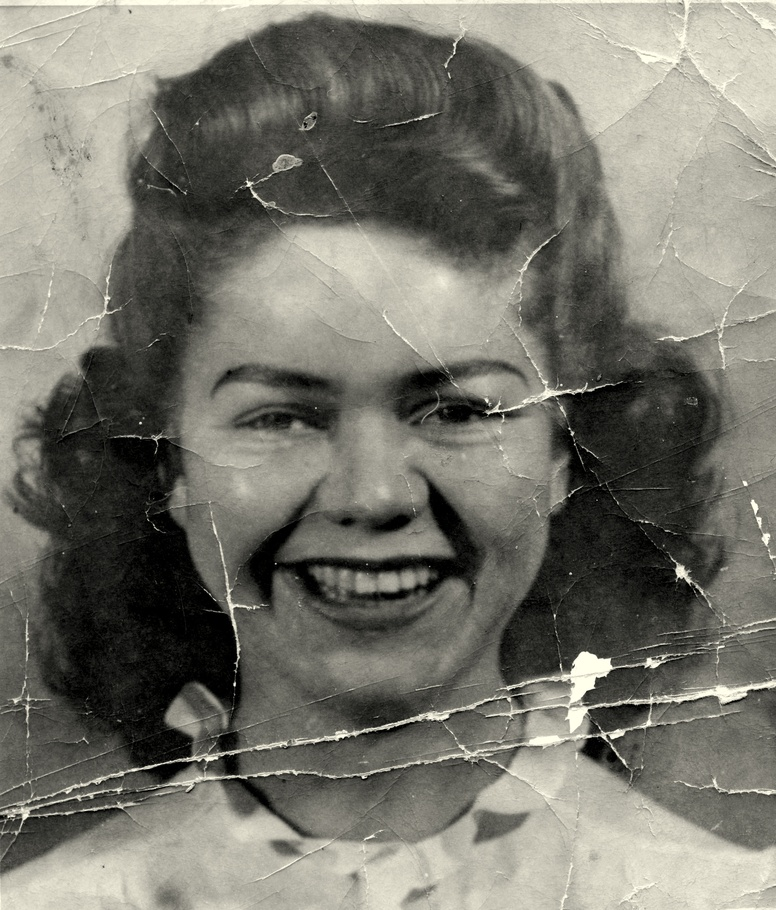
#> input picture testimages/img_10.jpg, 776 x 910 px, shrunk from 2691 x 3156 before the run
$ jupyter execute mask2.ipynb
#> lines starting #> are read from the running program, lines starting #| are printed output that depends on the picture; after the words box and inside, x2 and y2 are one past the last pixel; in counts of white or black regions, pixels touching at a corner belong together
[cell 1]
# Imports
import cv2
import numpy as np
from PIL import Image
from matplotlib import pyplot as plt

[cell 2]
# Define o caminho e inicializa a imagem
path = '../testimages/'
source = 'img_10'
extension = '.jpg'
image = Image.open(path+source+extension)
#> image is the input picture: PIL image 776x910 RGB; mean R, G, B 118.8, 117.7, 108.5
image = np.asarray(image)
plt.imshow(image)

[cell 3]
#create HSV and grayscale formats
hsv = cv2.cvtColor(image, cv2.COLOR_BGR2HSV)
#> hsv: shape (910, 776, 3); mean H, S, V 90.1, 25.9, 119
gray = cv2.cvtColor(image, cv2.COLOR_BGR2GRAY)

#define variables used in masking
max_gray = np.amax(gray)
#> max_gray = 253
min_color = np.array([0,0,max_gray-60])
#> min_color = [0, 0, 193]
max_color = np.array([255,60,max_gray])
#> max_color = [255, 60, 253]

#create initial region mask
reg = cv2.inRange(hsv, min_color, max_color)
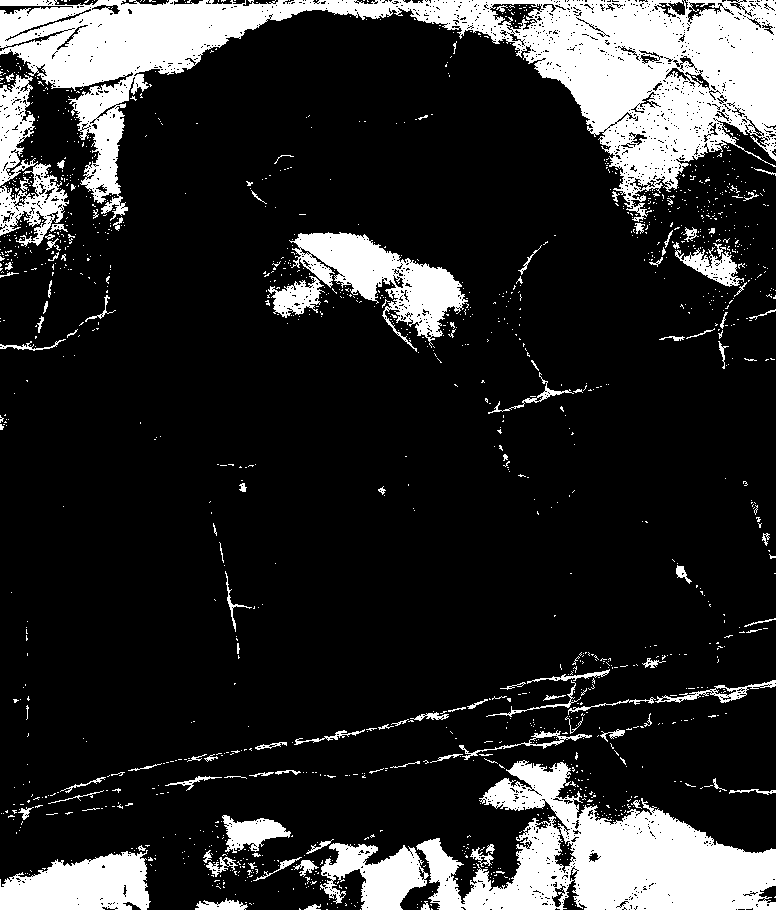
#> reg: shape (910, 776); 17.3% white; 1466 white regions (1347 under 20 px), largest, box (x1, y1, x2, y2) and area: (0, 0, 776, 222) 56898, (416, 760, 776, 910) 26155, (289, 232, 468, 352) 8061

plt.imshow(reg, cmap="gray")

[cell 4]
#blur the image for better line detection
blur = cv2.GaussianBlur(gray,(3, 3),0)

#define morphologial transformation kernel
kernel = np.ones((3,3),np.uint8)

#create edges and dilate to get better results
edges = cv2.Canny(gray, 100, 150)
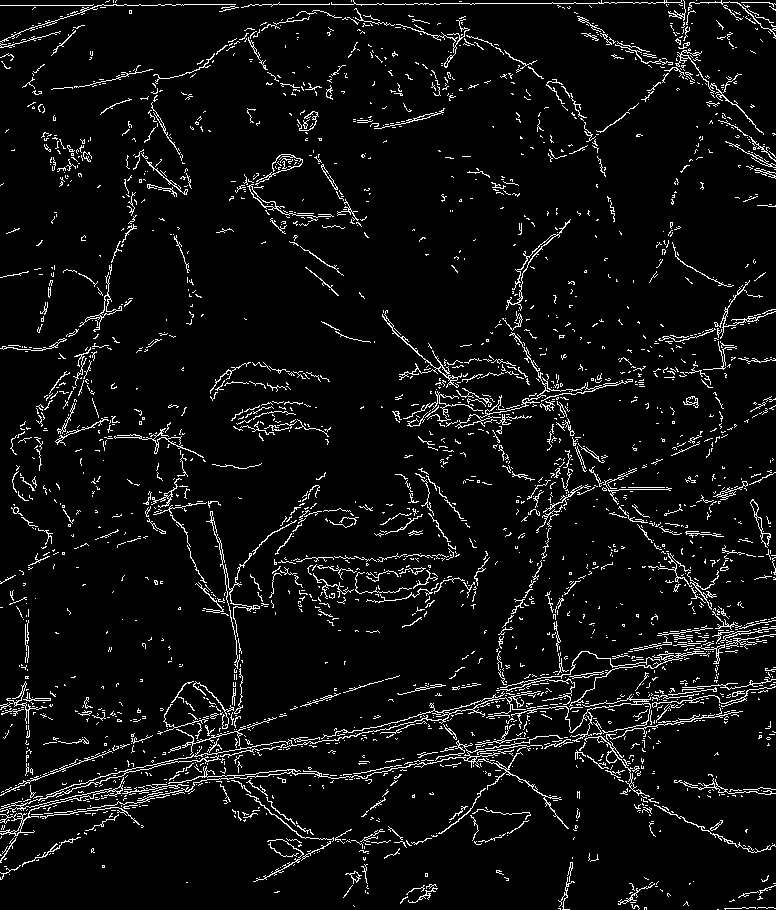
#> edges: shape (910, 776); 5.8% white in thin lines or dots
edges = cv2.dilate(edges, kernel)
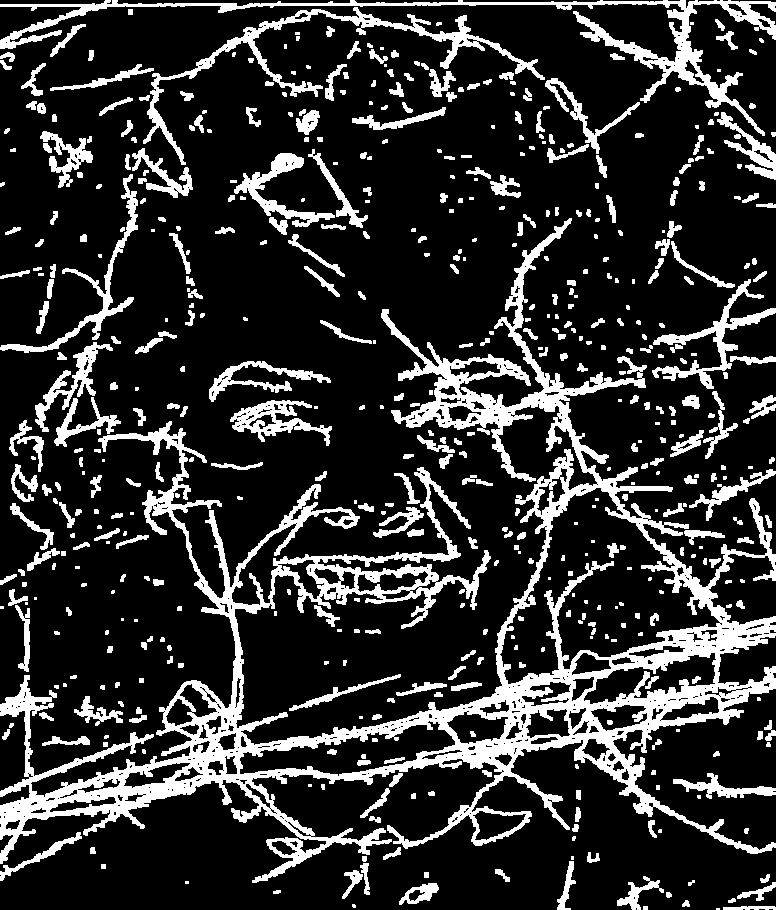
#> edges: shape (910, 776); 18.9% white; 551 white regions (132 under 20 px), largest, box (x1, y1, x2, y2) and area: (0, 218, 776, 883) 70232, (0, 0, 776, 136) 7983, (143, 7, 545, 165) 4663
plt.imshow(edges, cmap="gray")

[cell 5]
#intersection of region and edges
mask = reg & edges
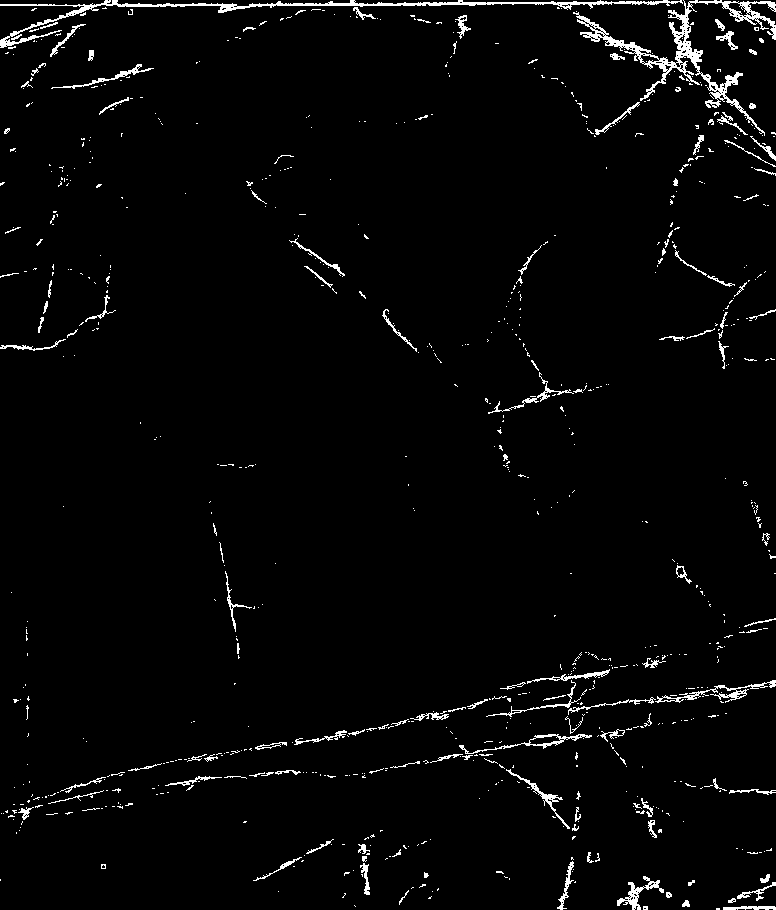
#> mask: shape (910, 776); 2.6% white in thin lines or dots
mask = cv2.dilate(mask, kernel)
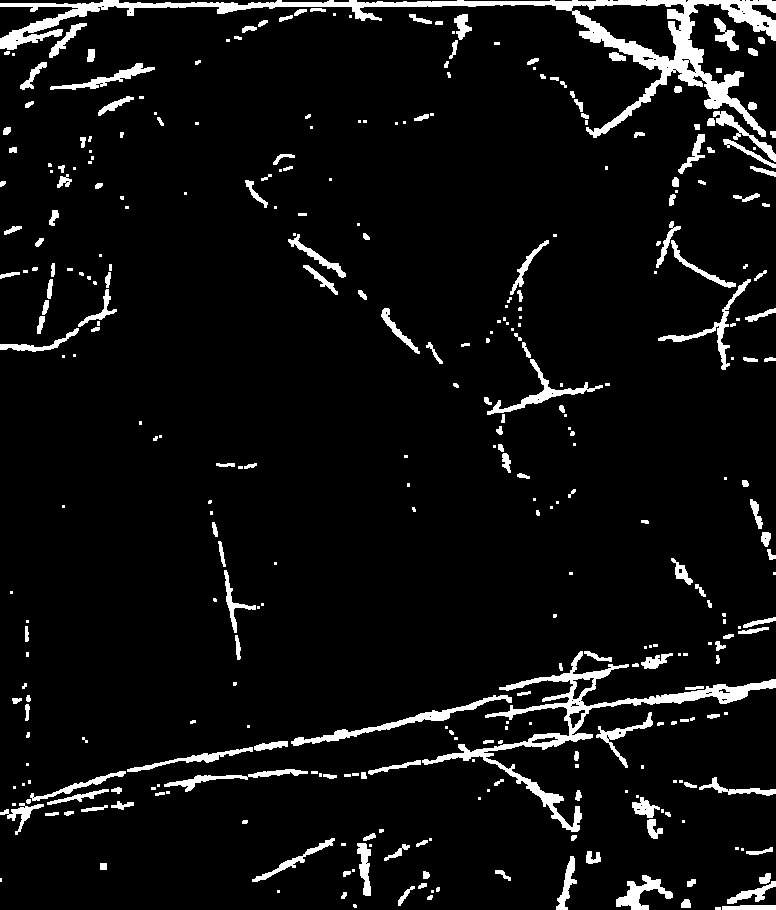
#> mask: shape (910, 776); 6.3% white; 346 white regions (147 under 20 px), largest, box (x1, y1, x2, y2) and area: (0, 0, 776, 138) 11554, (422, 651, 776, 832) 5696, (291, 695, 512, 746) 1354
cv2.imwrite(source+'_mask'+extension, mask)
plt.imshow(mask, cmap="gray")

[cell 6]
#Executes OpenCV inpaiting for testing purposes
inpaint = cv2.inpaint(image,mask,3,cv2.INPAINT_TELEA)
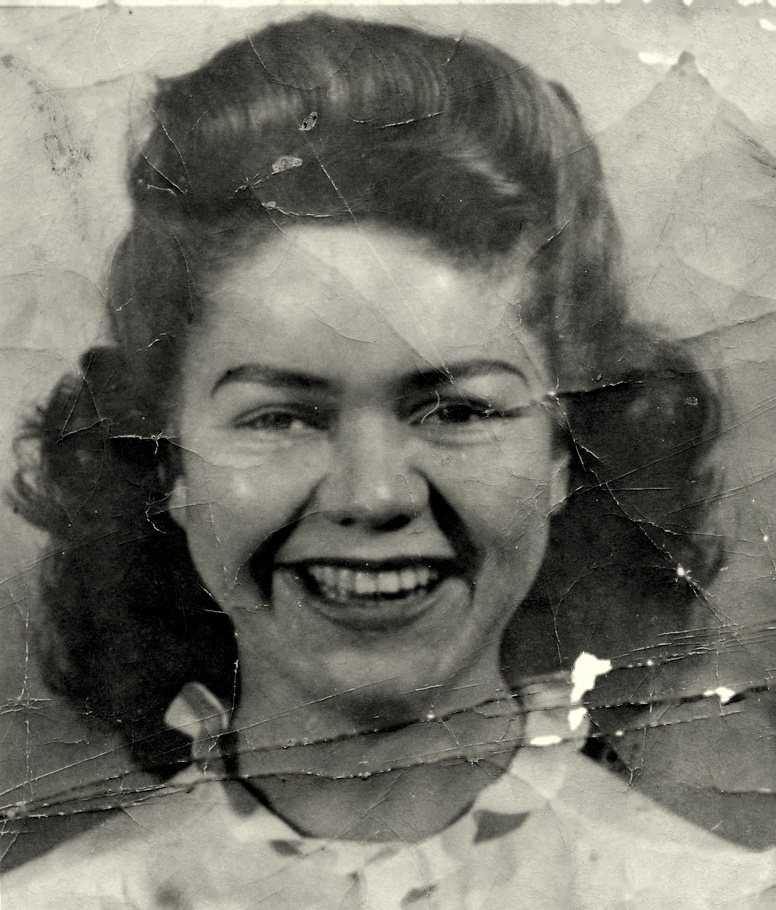
#> inpaint: shape (910, 776, 3); mean R, G, B 117, 116, 106.7
save = cv2.cvtColor(inpaint, cv2.COLOR_BGR2RGB)
cv2.imwrite(source+'_inpaint'+extension, save)
plt.imshow(inpaint)

$ run again, with testimages/img_1.jpg copied over testimages/img_10.jpg
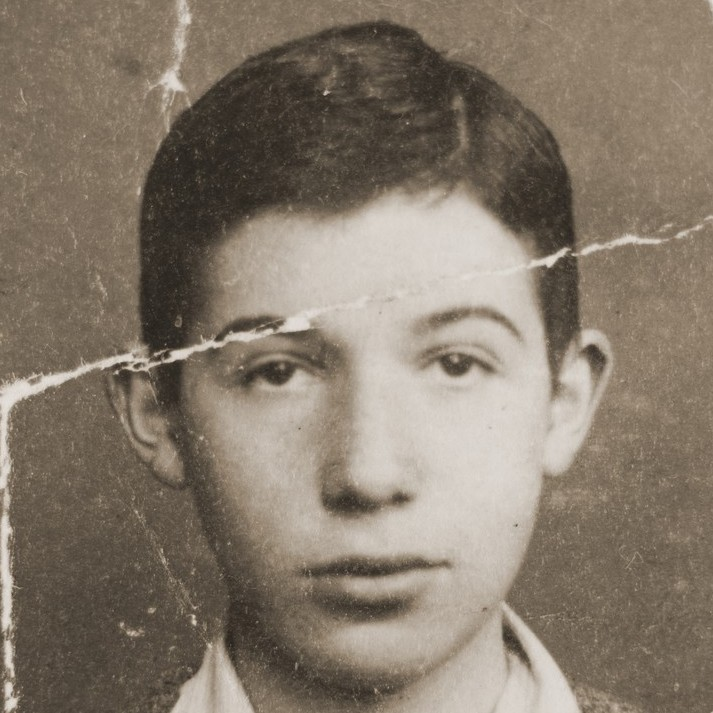
#> input picture testimages/img_1.jpg, 713 x 713 px
#> image is the input picture: PIL image 713x713 RGB; mean R, G, B 133.6, 121.7, 107.4
#> hsv: shape (713, 713, 3); mean H, S, V 103.7, 55.1, 133.6
#> max_gray = 226
#> min_color = [0, 0, 166]
#> max_color = [255, 60, 226]
#> `reg = cv2.inRange(hsv, min_color, max_color)`:
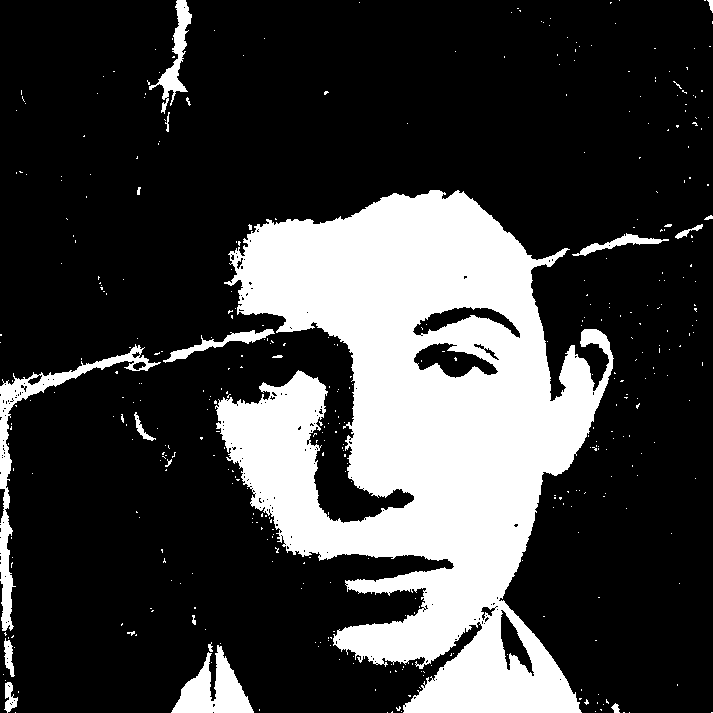
#> reg: shape (713, 713); 24.3% white; 420 white regions (399 under 20 px), largest, box (x1, y1, x2, y2) and area: (215, 190, 614, 713) 112262, (0, 344, 161, 631) 3783, (171, 645, 254, 713) 2754
#> `mask = cv2.dilate(mask, kernel)`:
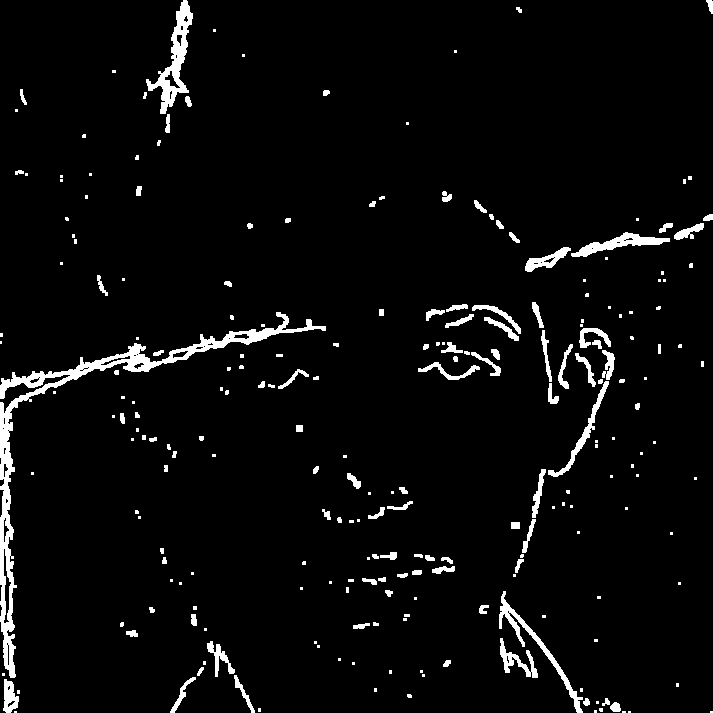
#> mask: shape (713, 713); 4.1% white; 236 white regions (126 under 20 px), largest, box (x1, y1, x2, y2) and area: (0, 312, 326, 678) 6086, (146, 0, 193, 114) 1606, (499, 591, 583, 713) 1008

$ run again, with testimages/img_11.jpg copied over testimages/img_10.jpg
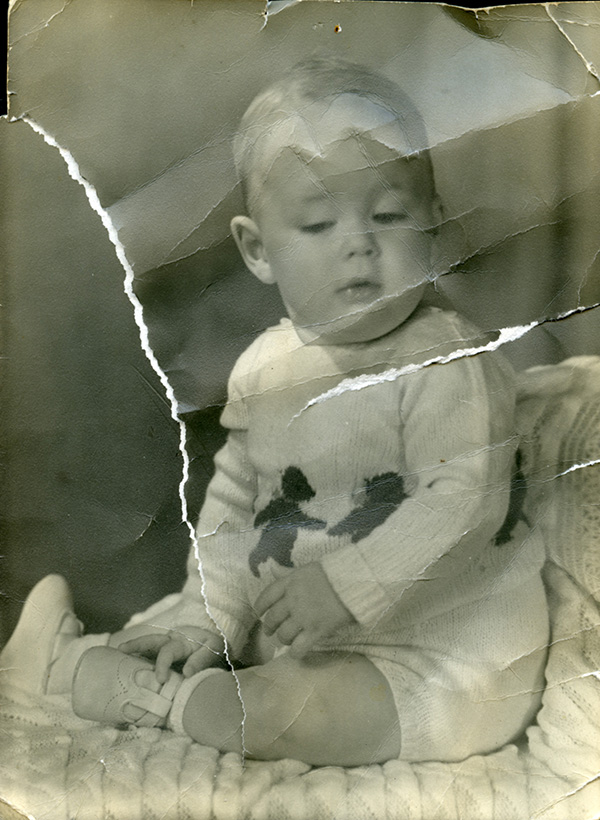
#> input picture testimages/img_11.jpg, 600 x 820 px
#> image is the input picture: PIL image 600x820 RGB; mean R, G, B 128.8, 131.5, 108.9
#> hsv: shape (820, 600, 3); mean H, S, V 84.6, 50.2, 132.1
#> max_gray = 255
#> min_color = [0, 0, 195]
#> max_color = [255, 60, 255]
#> `reg = cv2.inRange(hsv, min_color, max_color)`:
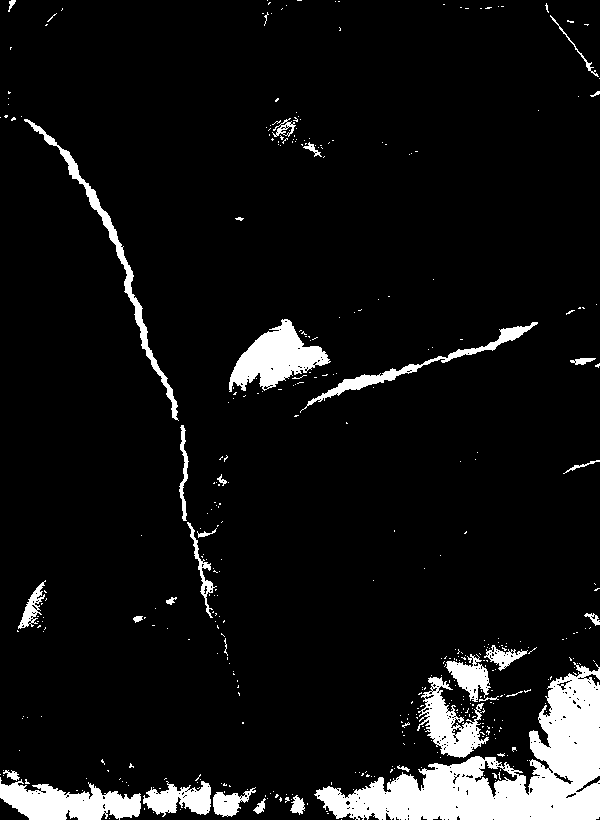
#> reg: shape (820, 600); 7.8% white; 414 white regions (381 under 20 px), largest, box (x1, y1, x2, y2) and area: (314, 662, 600, 820) 17252, (0, 777, 141, 820) 3667, (229, 319, 331, 392) 3589
#> `mask = cv2.dilate(mask, kernel)`:
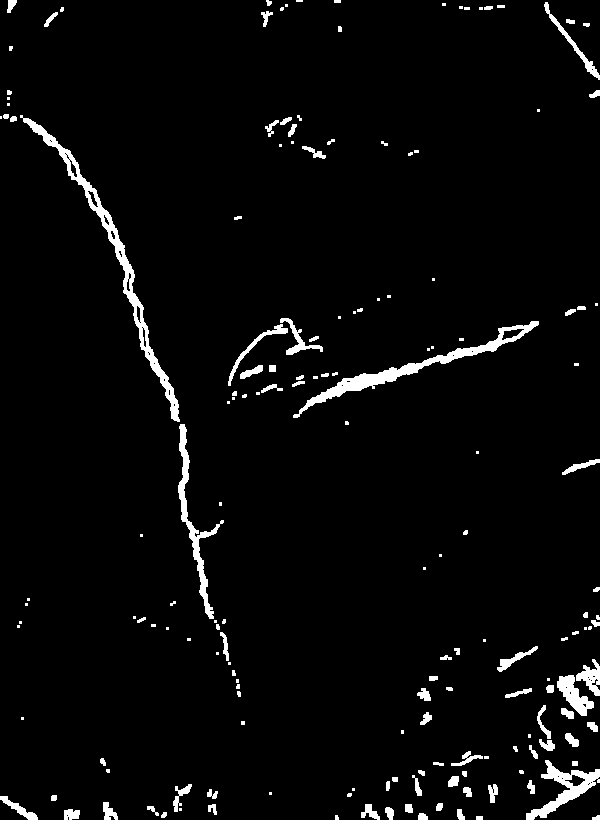
#> mask: shape (820, 600); 3.5% white; 171 white regions (72 under 20 px), largest, box (x1, y1, x2, y2) and area: (20, 115, 180, 422) 2865, (293, 321, 539, 418) 2366, (178, 424, 224, 619) 1413
